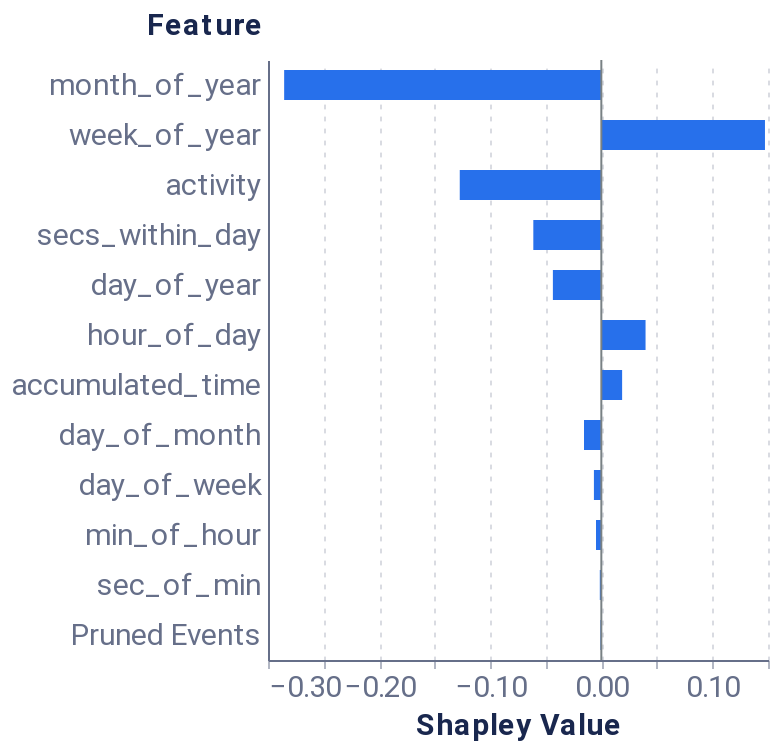

The notebook cell this image was saved under:
### Markdown cell above
### Feature-level explanations

### Code cell
from typing import cast, List

model_feats: List[int | str] = cast(List[int | str], ['activity'] + NUMERICAL_FEATURES)
feature_level_expl = feature_level(f=fetching_f, 
                                   data=explicand, 
                                   random_seed=RANDOM_SEED, 
                                   nsamples=50000,
                                   baseline=adj_avg_sequence, 
                                   pruned_idx=reverted_pruning_ind,
                                   model_feats=all_feature_names, 
                                   )
plot_feat_barplot(feature_level_expl, plot_size=(250, 300))

### Figure 1 — Vega-Lite specification as saved in the notebook (floating-point values rounded to 4 significant figures)
{"config": {"axis": {"domain": true, "domainColor": "#666F89", "grid": false, "gridCap": "round", "gridColor": "#B3B7C4", "gridDash": [2, 4], "gridWidth": 0.5, "labelColor": "#666F89", "labelFont": "Roboto, Arial, sans-serif", "labelPadding": 2, "tickColor": "#666F89", "tickOpacity": 0.5, "tickSize": 4, "titleColor": "#19274E", "titleFont": "Roboto, Arial, sans-serif", "titleFontSize": 12}, "axisBand": {"domain": true, "labelPadding": 4, "ticks": false}, "axisY": {"domain": false, "titleAlign": "left", "titleAngle": 0, "titleX": -20, "titleY": -10}, "legend": {"labelColor": "#666F89", "labelFont": "Roboto, Arial, sans-serif", "labelFontSize": 12, "symbolSize": 40, "titleColor": "#19274E", "titleFont": "Roboto, Arial, sans-serif", "titleFontSize": 12, "titlePadding": 4}, "arc": {"stroke": "#FFFFFF", "strokeWidth": 1}, "bar": {"fill": "#2770EB", "stroke": null}, "line": {"stroke": "#2770EB", "strokeWidth": 2}, "path": {"stroke": "#2770EB", "strokeWidth": 0.5}, "point": {"fill": "#2770EB", "shape": "circle", "filled": true}, "rect": {"fill": "#2770EB"}, "rule": {"stroke": "#666F89"}, "shape": {"stroke": "#2770EB"}, "text": {"color": "#19274E", "font": "Roboto, Arial, sans-serif", "fontSize": 12}, "range": {"category": ["#2770EB", "#77B98A", "#DA5252", "#FFC400", "#A87AEA", "#00A39E", "#19274E"], "diverging": ["#006360", "#2BB3AE", "#96D9D7", "#FFFFFF", "#EDAAAA", "#DA5252", "#811D1D"], "heatmap": ["#18448F", "#1B4EA5", "#2770EB", "#4C88EE", "#82ACF3", "#A6C4F7", "#E9F1FD"], "ramp": ["#18448F", "#1B4EA5", "#2770EB", "#4C88EE", "#82ACF3", "#A6C4F7", "#E9F1FD"]}, "background": "#FFFFFF", "group": {"fill": "#FFFFFF"}, "header": {"labelColor": "#19274E", "labelFont": "Roboto, Arial, sans-serif", "labelFontSize": 12, "titleColor": "#19274E", "titleFont": "Roboto, Arial, sans-serif", "titleFontSize": 16}, "title": {"anchor": "start", "color": "#19274E", "font": "Roboto, Arial, sans-serif", "fontSize": 20, "fontWeight": "bold", "offset": 20, "subtitleColor": "#19274E", "subtitleFontSize": 16}, "view": {"continuousHeight": 300, "continuousWidth": 400, "stroke": "transparent"}}, "layer": [{"data": {"name": "data-f4d3f4dc644ef22843f2c8088ec17b21"}, "mark": {"type": "bar", "size": 15, "thickness": 1}, "encoding": {"x": {"axis": {"grid": true, "labelFontSize": 15, "title": "Shapley Value", "titleFontSize": 15}, "field": "Shapley Value", "type": "quantitative"}, "y": {"axis": {"labelFontSize": 15, "title": "Feature", "titleFontSize": 15, "titleX": -61}, "field": "Feature", "sort": {"field": "sort_col", "order": "descending"}, "type": "nominal"}}}, {"data": {"name": "data-9c00aa9dc2b1c1a0b4bf9b34ead12925"}, "mark": {"type": "rule", "color": "#798184"}, "encoding": {"x": {"field": "x", "type": "quantitative"}}}], "height": 300, "width": 250, "$schema": "https://vega.github.io/schema/vega-lite/v4.17.0.json", "datasets": {"data-f4d3f4dc644ef22843f2c8088ec17b21": [{"Random seed": 42, "NSamples": 50000, "Feature": "activity", "Shapley Value": -0.1274, "sort_col": 0.1274}, {"Random seed": 42, "NSamples": 50000, "Feature": "accumulated_time", "Shapley Value": 0.01871, "sort_col": 0.01871}, {"Random seed": 42, "NSamples": 50000, "Feature": "day_of_month", "Shapley Value": -0.0156, "sort_col": 0.0156}, {"Random seed": 42, "NSamples": 50000, "Feature": "day_of_week", "Shapley Value": -0.006679, "sort_col": 0.006679}, {"Random seed": 42, "NSamples": 50000, "Feature": "day_of_year", "Shapley Value": -0.0436, "sort_col": 0.0436}, {"Random seed": 42, "NSamples": 50000, "Feature": "hour_of_day", "Shapley Value": 0.0398, "sort_col": 0.0398}, {"Random seed": 42, "NSamples": 50000, "Feature": "min_of_hour", "Shapley Value": -0.004799, "sort_col": 0.004799}, {"Random seed": 42, "NSamples": 50000, "Feature": "month_of_year", "Shapley Value": -0.2855, "sort_col": 0.2855}, {"Random seed": 42, "NSamples": 50000, "Feature": "sec_of_min", "Shapley Value": -0.00138, "sort_col": 0.00138}, {"Random seed": 42, "NSamples": 50000, "Feature": "secs_within_day", "Shapley Value": -0.06121, "sort_col": 0.06121}, {"Random seed": 42, "NSamples": 50000, "Feature": "week_of_year", "Shapley Value": 0.1473, "sort_col": 0.1473}, {"Random seed": 42, "NSamples": 50000, "Feature": "Pruned Events", "Shapley Value": -0.0008412, "sort_col": 0.0008412}], "data-9c00aa9dc2b1c1a0b4bf9b34ead12925": [{"x": 0}]}}
